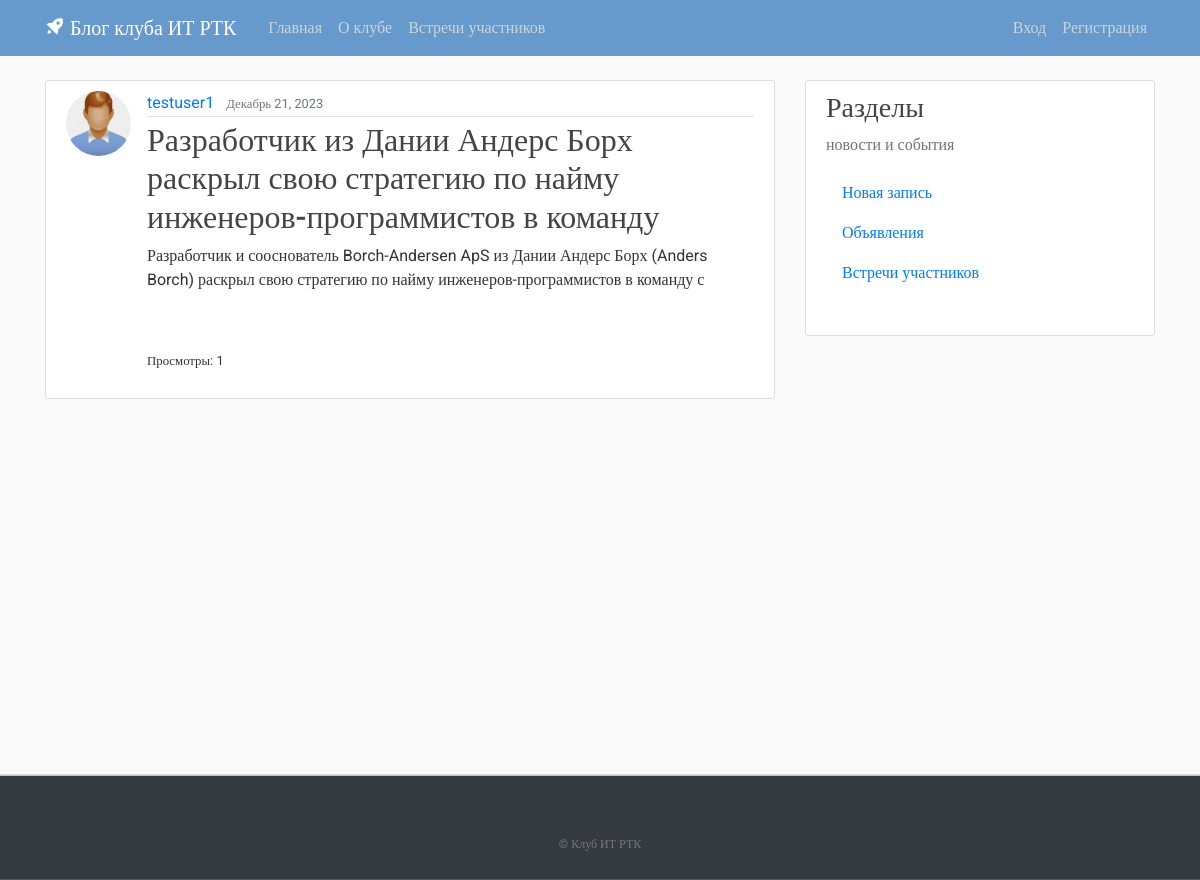
The app's page /post/7/, older data.
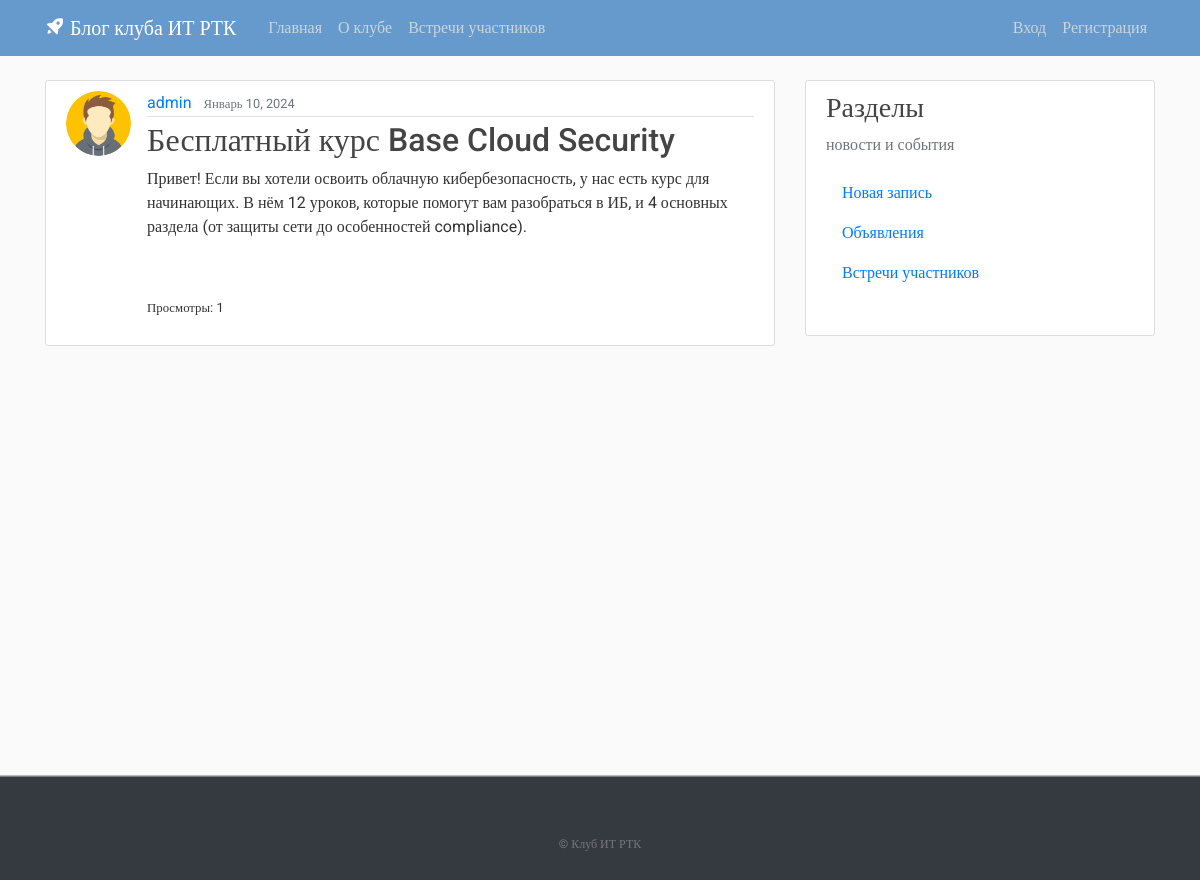
The same page, newer data.
### blog/models.py (models this page shows, shortened)
class Post(models.Model):
    objects = None
    categories = (('O', 'Operator'),
                  ('S', 'Science'),
                  ('I', 'Internet'),
                  ('OS', 'Operation System'))
    author = models.ForeignKey(User, on_delete=models.CASCADE, null=True, verbose_name='Автор')
    title = models.CharField('Название', max_length=100, default='', validators=[MinLengthValidator(10)], null=False)
    anouncement = models.TextField('Аннотация', max_length=500, default='', validators=[MinLengthValidator(10)], null=False)
    content = models.TextField('Статья', max_length=100000, default='', validators=[MinLengthValidator(10)], null=False)
    date_posted = models.DateTimeField(default=timezone.now, verbose_name='Дата')
    category = models.CharField(max_length=50, choices=categories)
    def get_absolute_url(self):
     return f'/post/{self.id}'
    def get_views(self):
        return self.views.count()
    class Meta:
        ordering = ['title', 'date_posted']
        verbose_name= 'Новость'
        verbose_name_plural= 'Новости'

### users/models.py (models this page shows, shortened)
class Profile(models.Model):
    user = models.OneToOneField(User, on_delete=models.CASCADE)
    image = models.ImageField(default='default.jpg', upload_to='profile_pics')

### blog/views.py (the view)
# urls.py: path('post/<int:pk>/', PostDetailView.as_view(), name='post-detail'),
class PostDetailView(ViewCountMixin, DetailView):
    model = Post
    template_name = 'blog/post_detail.html'
    context_object_name = 'post'

### blog/utils.py (called while the page is built)
def get_client_ip(request):
    x_forwarded_for = request.META.get('HTTP_X_FORWARDED_FOR')
    if x_forwarded_for:
        ip = x_forwarded_for.split(',')[0]
    else:
        ip = request.META.get('REMOTE_ADDR')
    return ip

    def get_object(self):
        obj = super().get_object()
        ip_address = get_client_ip(self.request)
        ViewCount.objects.get_or_create(post=obj, ip_address=ip_address)
        return obj

### blog/templates/blog/post_detail.html (shortened to what this page needs)
{% extends "blog/base.html" %}
{% block content %}
  <article class="media content-section">
    <img class="rounded-circle article-img" src="{{ object.author.profile.image.url }}">
    <div class="media-body">
      <div class="article-metadata">
        <a class="mr-2" href="{{post.user}}">{{ object.author }}</a>
        <small class="text-muted">{{ object.date_posted|date:"F d, Y" }}</small>
      </div>
      <h2 class="article-title">{{ object.title }}</h2>
      <p class="=article-anouncement">{{object.anouncement}}</p>
      <p class="article-content"><a href="{{ post.get_absolute_url }}" class="text-white fw-bold">Полный текст ...</a></p>
      <p><small>Просмотры: {{ post.get_views }}</small></p>
    </div>
  </article>
{% endblock content %}

Row changes from the older to the newer data that the page shows:
changed Post: author.profile.image: picture added in place of a placeholder; author "testuser1" → "admin"; date_posted "Декабрь 21, 2023" → "Январь 10, 2024"; title "Разработчик из Дании Андерс Борх раскрыл свою стратегию по найму инженеров-программистов в команду" → "Бесплатный курс Base Cloud Security"; anouncement "Разработчик и сооснователь Borch-Andersen ApS из Дании Андерс Борх (Anders Borch) раскрыл свою стратегию по найму инженеров-программистов в команду с" → "Привет! Если вы хотели освоить облачную кибербезопасность, у нас есть курс для начинающих. В нём 12 уроков, которые помогут вам разобраться в ИБ, и 4 основных раздела (от защиты сети до особенностей compliance)."
